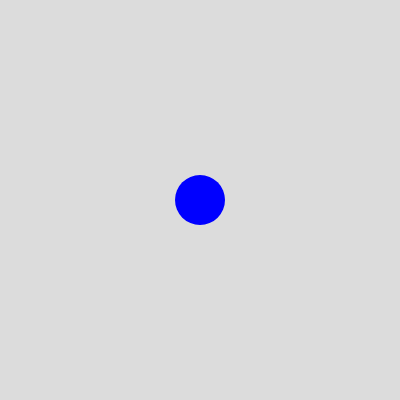
Frame 1 (no input)
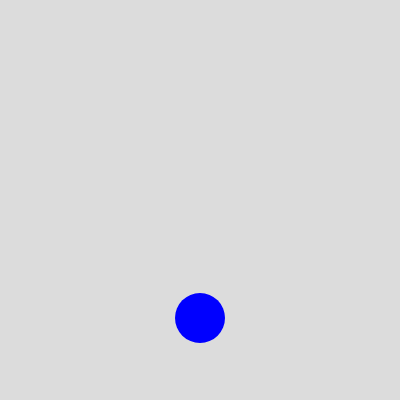
Frame 60 (no input)
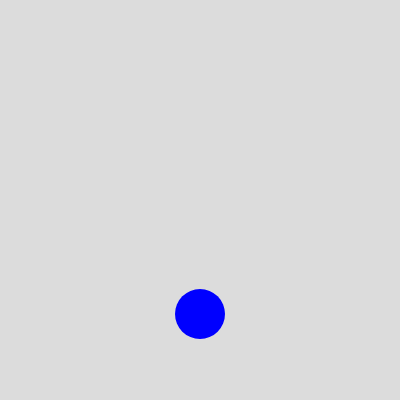
Frame 120 (the mouse pressed at the canvas centre since frame 60)

The p5.js sketch that drew these frames (run headless with seeded random() and noise() and a simulated clock; from frame 60 on, the mouse is pressed at the canvas centre):

// p5.js sketch
// ── sketch.js
let y;
let speed = 2;
let direction = 1;

function setup() {
  createCanvas(400, 400);
  y = height / 2;
}

function draw() {
  background(220);
  fill(0, 0, 255);
  noStroke();
  ellipse(width / 2, y, 50, 50);

  y = y + speed * direction;
  if (y > height - 25 || y < 25) {
    direction = direction * -1;
  }
}
